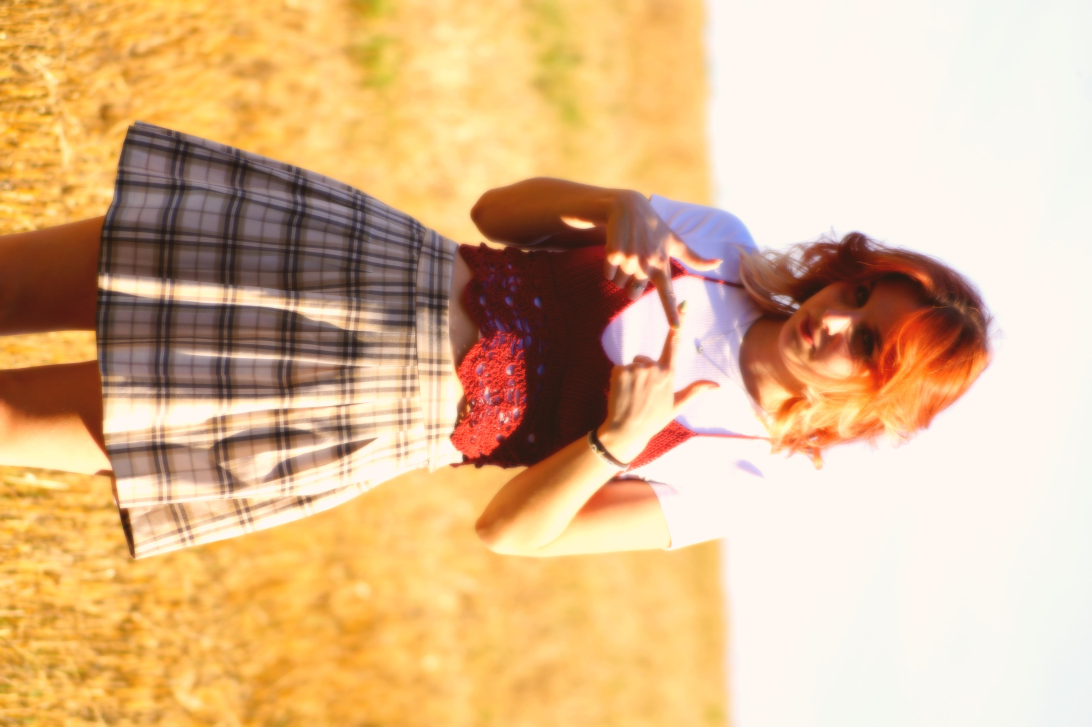
#> input picture uploads/edited__DSC8753.JPG, 5456 x 3632 px (shown at 1/5 size)
$ python -i app.py   (imports and definitions only)
#> lines starting #> are read from the running program, lines starting #| are printed output that depends on the picture
### presets.py
import json
import os

PRESETS_FILE = 'presets.json'

# Load presets from file
def load_presets():
    if os.path.exists(PRESETS_FILE):
        with open(PRESETS_FILE, 'r') as f:
#> (reads presets.json from the repository)
#> further down, picture is the input picture: PIL image 5456x3632 RGB; mean R, G, B 220.5, 183.9, 141.2
            return json.load(f)
    return {}

# Save presets to file
def save_presets(presets):
    with open(PRESETS_FILE, 'w') as f:
        json.dump(presets, f, indent=2)

# Get default/base preset

BASE_PRESET = {
    "warmth_factor": 1.0,
    "warm_r": 1.0,
    "warm_g": 1.0,
    "glow_strength": 0.0,
    "glow_blur": 8,
    "brightness": 1.0,
    "contrast": 1.0,
    "vibrance": 1.0,
    "color": 1.0,
    "grain_strength": 0,
    "sharpness": 0.0,
    "sun_traces": 0,
    "grain_effect": False,
    "sun_traces_effect": False
}

CHATGPT_TEMPLATE = {
    "warmth_factor": 1.08,
    "warm_r": 1.08,
    "warm_g": 0.97,
    "glow_strength": 0.15,
    "glow_blur": 8,
    "brightness": 1.05,
    "contrast": 1.12,
    "vibrance": 1.10,
    "color": 1.0,
    "grain_strength": 0,
    "sharpness": 1.3,
    "sun_traces": 0,
    "grain_effect": False,
    "sun_traces_effect": False
}

# On first run, save base preset if not present
presets = load_presets()
changed = False
if "base" not in presets:
    presets["base"] = BASE_PRESET
    changed = True
if "chatgpt_template" not in presets:
    presets["chatgpt_template"] = CHATGPT_TEMPLATE
    changed = True
if changed:
    save_presets(presets)

### app.py
from flask import Flask, request, render_template, send_file, redirect, url_for
import json
from presets import load_presets, save_presets, BASE_PRESET
from zipfile import ZipFile
import tempfile
from PIL import Image, ImageEnhance, ImageFilter, ImageChops, ImageDraw
import io
import os

# [1 line not run here, left out]
UPLOAD_FOLDER = 'uploads'
# [1 line that did not run here, left out]

# Ensure the upload folder exists
# [2 lines not run here, left out]

# --- Image Editing Functions ---
def apply_warmth(img, warmth_factor=1.08, warm_r=None, warm_g=None):
#> called with warmth_factor = 1.08
    r, g, b = img.split()
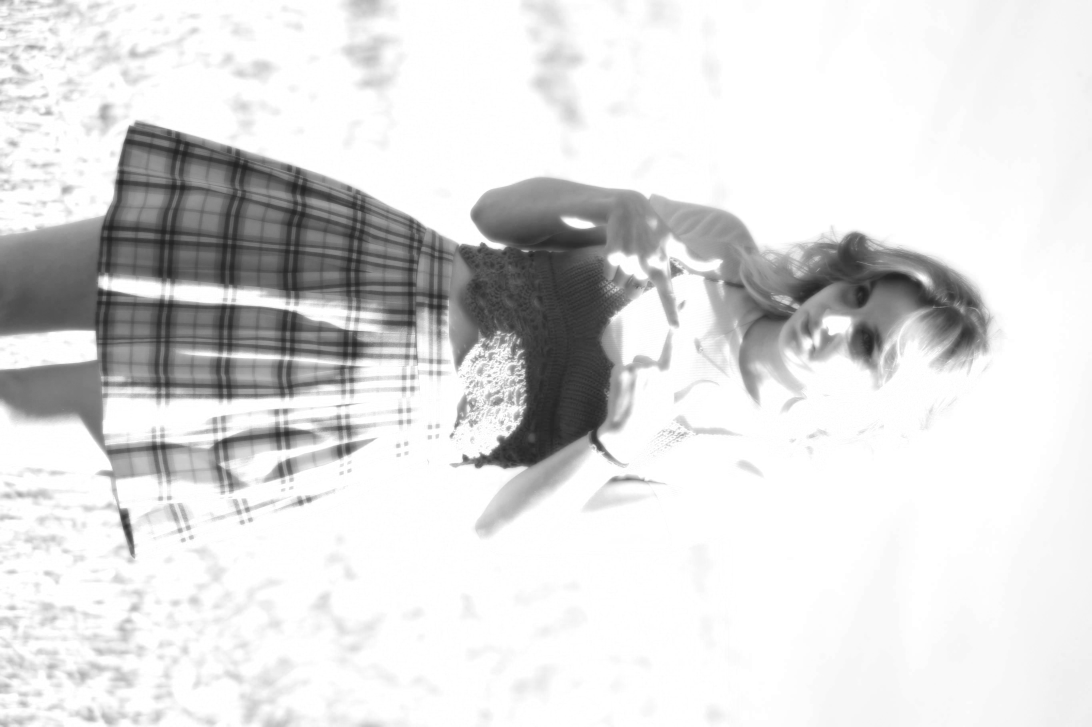
#> r: PIL image 5456x3632 L (shown at 1/5 size); min 32, max 255, mean 220.5
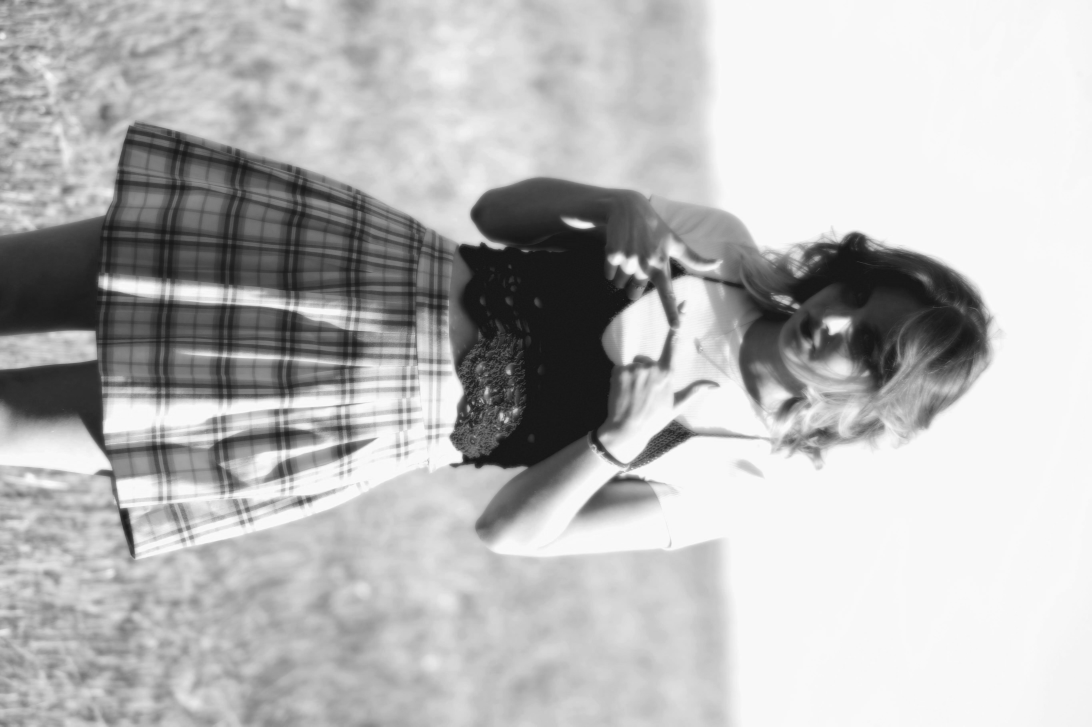
#> g: PIL image 5456x3632 L (shown at 1/5 size); min 14, max 255, mean 183.9
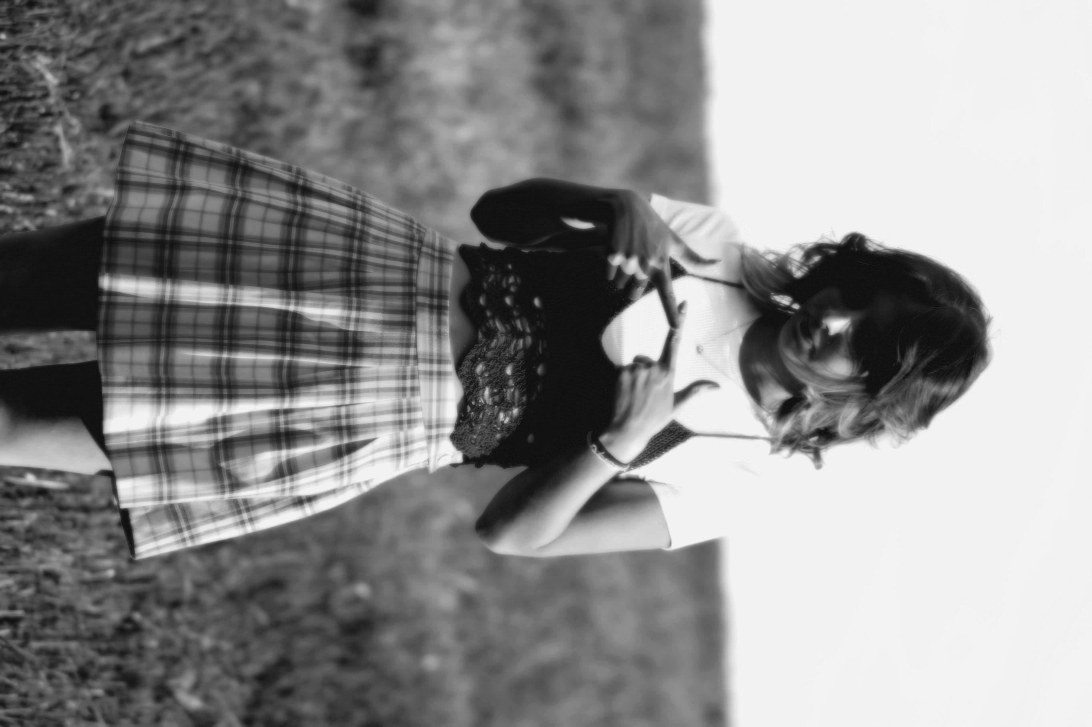
#> b: PIL image 5456x3632 L (shown at 1/5 size); min 0, max 254, mean 141.2
    if warm_r is not None and warm_g is not None:
        r = r.point(lambda i: min(255, max(0, i * warm_r)))
        g = g.point(lambda i: min(255, max(0, i * warm_g)))
    else:
        r = r.point(lambda i: min(255, max(0, i * warmth_factor)))
        g = g.point(lambda i: min(255, max(0, i * (1 - (warmth_factor - 1) / 3))))
    return Image.merge('RGB', (r, g, b))

def add_soft_glow(image, strength=0.6, blur_radius=10):
    blurred = image.filter(ImageFilter.GaussianBlur(radius=blur_radius))
    return Image.blend(image, blurred, strength)

# [148 lines left out: functions edit_image, add_film_grain, add_light_leak, add_sun_traces, upload_file, not called in this run]

# [2 lines not run here, left out]

>>> from PIL import Image
>>> picture = Image.open('uploads/edited__DSC8753.JPG')
>>> result = apply_warmth(picture)
